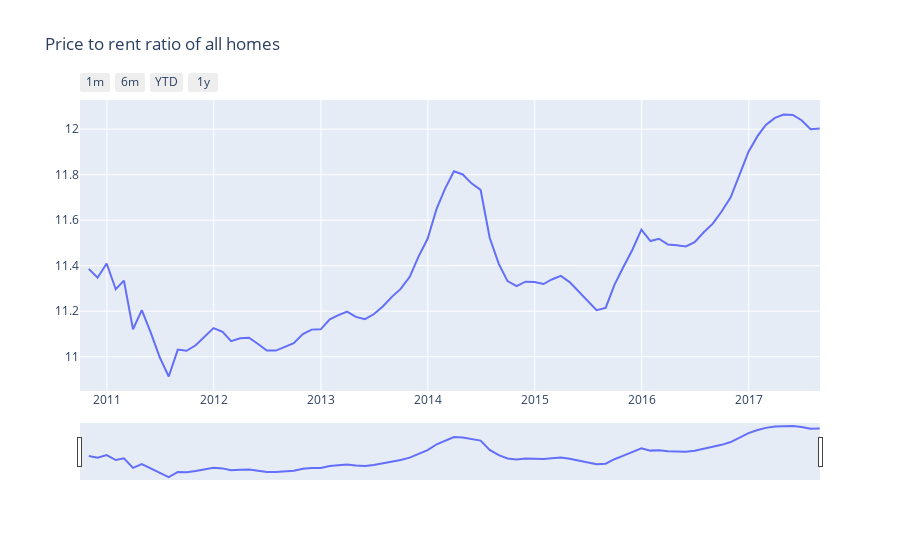

Notebook cell for this chart:
### Code cell
data = [go.Scatter(x=months_data['Date'], y = months_data['PriceToRentRatio_AllHomes'])]
layout = dict(
    title='Price to rent ratio of all homes',
    xaxis=dict(
        range=['2010-10-01','2017-09-01'],
        rangeselector=dict(
            buttons=list([
                dict(count=1,
                     label='1m',
                     step='month',
                     stepmode='backward'),
                dict(count=6,
                     label='6m',
                     step='month',
                     stepmode='backward'),
                dict(count=1,
                    label='YTD',
                    step='year',
                    stepmode='todate'),
                dict(count=1,
                    label='1y',
                    step='year',
                    stepmode='backward'),
                #dict(step='all')
            ])
        ),
        rangeslider=dict(range=['2010-10-01','2017-09-01']),
        type='date'
    )
)
py.iplot({'data':data,
         'layout': layout})

### Figure 1 — Plotly figure (JSON) as saved in the notebook; plotly's stock layout.template omitted (floating-point values rounded to 4 significant figures; data arrays with more than 128 entries replaced by an {"elided": "..."} marker saying what was removed)
{"data": [{"type": "scatter", "x": {"elided": "257 str values"}, "y": {"elided": "257 float values"}}], "layout": {"title": {"text": "Price to rent ratio of all homes"}, "xaxis": {"range": ["2010-10-01", "2017-09-01"], "rangeselector": {"buttons": [{"count": 1, "label": "1m", "step": "month", "stepmode": "backward"}, {"count": 6, "label": "6m", "step": "month", "stepmode": "backward"}, {"count": 1, "label": "YTD", "step": "year", "stepmode": "todate"}, {"count": 1, "label": "1y", "step": "year", "stepmode": "backward"}]}, "rangeslider": {"range": ["2010-10-01", "2017-09-01"]}, "type": "date"}}}
